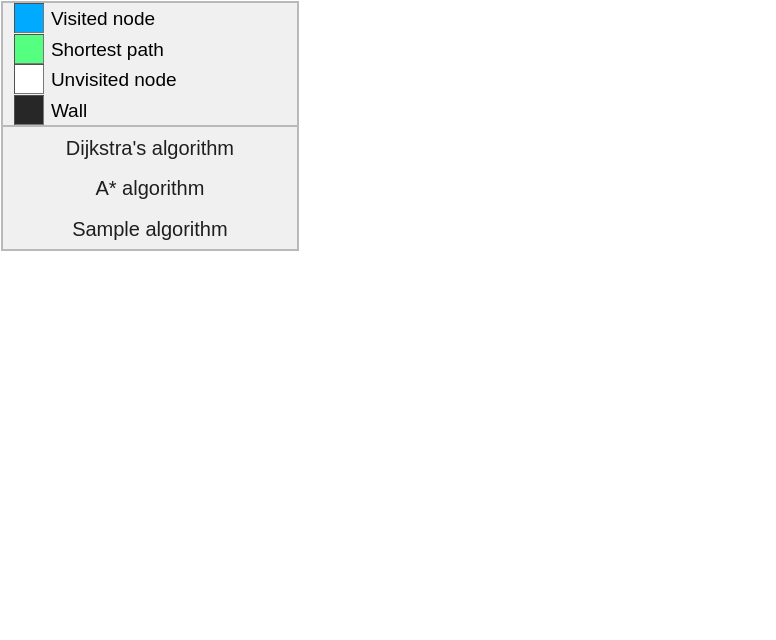
<?xml version="1.0" encoding="UTF-8"?>
<ui version="4.0">
 <class>MenuFrame</class>
 <widget class="QFrame" name="MenuFrame">
  <property name="geometry">
   <rect>
    <x>0</x>
    <y>0</y>
    <width>776</width>
    <height>640</height>
   </rect>
  </property>
  <property name="minimumSize">
   <size>
    <width>300</width>
    <height>0</height>
   </size>
  </property>
  <property name="maximumSize">
   <size>
    <width>99999</width>
    <height>16777215</height>
   </size>
  </property>
  <property name="windowTitle">
   <string>Frame</string>
  </property>
  <property name="styleSheet">
   <string notr="true">background-color: transparent;
</string>
  </property>
  <widget class="QFrame" name="frame">
   <property name="geometry">
    <rect>
     <x>0</x>
     <y>0</y>
     <width>300</width>
     <height>252</height>
    </rect>
   </property>
   <property name="minimumSize">
    <size>
     <width>300</width>
     <height>0</height>
    </size>
   </property>
   <property name="maximumSize">
    <size>
     <width>300</width>
     <height>16777215</height>
    </size>
   </property>
   <property name="frameShape">
    <enum>QFrame::StyledPanel</enum>
   </property>
   <property name="frameShadow">
    <enum>QFrame::Raised</enum>
   </property>
   <layout class="QVBoxLayout" name="verticalLayout">
    <property name="spacing">
     <number>0</number>
    </property>
    <property name="leftMargin">
     <number>0</number>
    </property>
    <property name="topMargin">
     <number>0</number>
    </property>
    <property name="rightMargin">
     <number>0</number>
    </property>
    <property name="bottomMargin">
     <number>0</number>
    </property>
    <item>
     <widget class="QFrame" name="ExpandingFrame">
      <property name="sizePolicy">
       <sizepolicy hsizetype="Expanding" vsizetype="Expanding">
        <horstretch>0</horstretch>
        <verstretch>0</verstretch>
       </sizepolicy>
      </property>
      <property name="minimumSize">
       <size>
        <width>0</width>
        <height>0</height>
       </size>
      </property>
      <property name="maximumSize">
       <size>
        <width>300</width>
        <height>16777215</height>
       </size>
      </property>
      <property name="styleSheet">
       <string notr="true">background-color: rgb(240, 240, 240);
</string>
      </property>
      <property name="frameShape">
       <enum>QFrame::StyledPanel</enum>
      </property>
      <property name="frameShadow">
       <enum>QFrame::Raised</enum>
      </property>
      <layout class="QVBoxLayout" name="verticalLayout_3">
       <property name="spacing">
        <number>0</number>
       </property>
       <property name="leftMargin">
        <number>0</number>
       </property>
       <property name="topMargin">
        <number>0</number>
       </property>
       <property name="rightMargin">
        <number>0</number>
       </property>
       <property name="bottomMargin">
        <number>0</number>
       </property>
       <item>
        <widget class="QFrame" name="InfoMenu">
         <property name="sizePolicy">
          <sizepolicy hsizetype="Preferred" vsizetype="Expanding">
           <horstretch>0</horstretch>
           <verstretch>0</verstretch>
          </sizepolicy>
         </property>
         <property name="frameShape">
          <enum>QFrame::StyledPanel</enum>
         </property>
         <property name="frameShadow">
          <enum>QFrame::Raised</enum>
         </property>
         <layout class="QVBoxLayout" name="verticalLayout_5">
          <property name="spacing">
           <number>0</number>
          </property>
          <property name="leftMargin">
           <number>11</number>
          </property>
          <property name="topMargin">
           <number>0</number>
          </property>
          <property name="rightMargin">
           <number>0</number>
          </property>
          <property name="bottomMargin">
           <number>0</number>
          </property>
          <item>
           <layout class="QHBoxLayout" name="horizontalLayout_9">
            <property name="spacing">
             <number>7</number>
            </property>
            <item>
             <widget class="QLabel" name="label_15">
              <property name="minimumSize">
               <size>
                <width>30</width>
                <height>30</height>
               </size>
              </property>
              <property name="maximumSize">
               <size>
                <width>30</width>
                <height>30</height>
               </size>
              </property>
              <property name="sizeIncrement">
               <size>
                <width>0</width>
                <height>0</height>
               </size>
              </property>
              <property name="styleSheet">
               <string notr="true">background-color: rgb(0, 170, 255);
border-width : 1.2px;
border-style: inset;
border-color: rgb(80, 80, 80);</string>
              </property>
              <property name="text">
               <string/>
              </property>
             </widget>
            </item>
            <item>
             <widget class="QLabel" name="label_16">
              <property name="font">
               <font>
                <family>Nirmala UI</family>
                <pointsize>14</pointsize>
               </font>
              </property>
              <property name="text">
               <string>Visited node</string>
              </property>
             </widget>
            </item>
           </layout>
          </item>
          <item>
           <layout class="QHBoxLayout" name="horizontalLayout_6">
            <property name="spacing">
             <number>7</number>
            </property>
            <item>
             <widget class="QLabel" name="label_9">
              <property name="minimumSize">
               <size>
                <width>30</width>
                <height>30</height>
               </size>
              </property>
              <property name="maximumSize">
               <size>
                <width>30</width>
                <height>30</height>
               </size>
              </property>
              <property name="styleSheet">
               <string notr="true">background-color: rgb(85, 255, 127);
border-width : 1.2px;
border-style: inset;
border-color: rgb(80, 80, 80);</string>
              </property>
              <property name="text">
               <string/>
              </property>
             </widget>
            </item>
            <item>
             <widget class="QLabel" name="label_10">
              <property name="font">
               <font>
                <family>Nirmala UI</family>
                <pointsize>14</pointsize>
               </font>
              </property>
              <property name="text">
               <string>Shortest path</string>
              </property>
             </widget>
            </item>
           </layout>
          </item>
          <item>
           <layout class="QHBoxLayout" name="horizontalLayout_8">
            <property name="spacing">
             <number>7</number>
            </property>
            <item>
             <widget class="QLabel" name="label_13">
              <property name="minimumSize">
               <size>
                <width>30</width>
                <height>30</height>
               </size>
              </property>
              <property name="maximumSize">
               <size>
                <width>30</width>
                <height>30</height>
               </size>
              </property>
              <property name="styleSheet">
               <string notr="true">background-color: rgb(255, 255, 255);

border-width : 1.2px;
border-style: inset;
border-color: rgb(80, 80, 80);</string>
              </property>
              <property name="text">
               <string/>
              </property>
             </widget>
            </item>
            <item>
             <widget class="QLabel" name="label_14">
              <property name="font">
               <font>
                <family>Nirmala UI</family>
                <pointsize>14</pointsize>
               </font>
              </property>
              <property name="text">
               <string>Unvisited node</string>
              </property>
             </widget>
            </item>
           </layout>
          </item>
          <item>
           <layout class="QHBoxLayout" name="horizontalLayout_7">
            <property name="spacing">
             <number>7</number>
            </property>
            <item>
             <widget class="QLabel" name="label_11">
              <property name="minimumSize">
               <size>
                <width>30</width>
                <height>30</height>
               </size>
              </property>
              <property name="maximumSize">
               <size>
                <width>30</width>
                <height>30</height>
               </size>
              </property>
              <property name="styleSheet">
               <string notr="true">background-color: rgb(39, 39, 39);
border-width : 1.2px;
border-style: inset;
border-color: rgb(80, 80, 80);</string>
              </property>
              <property name="text">
               <string/>
              </property>
             </widget>
            </item>
            <item>
             <widget class="QLabel" name="label_12">
              <property name="font">
               <font>
                <family>Nirmala UI</family>
                <pointsize>14</pointsize>
               </font>
              </property>
              <property name="text">
               <string>Wall</string>
              </property>
             </widget>
            </item>
           </layout>
          </item>
         </layout>
        </widget>
       </item>
       <item>
        <widget class="QFrame" name="AlgorithmsMenu">
         <property name="sizePolicy">
          <sizepolicy hsizetype="Preferred" vsizetype="Expanding">
           <horstretch>0</horstretch>
           <verstretch>0</verstretch>
          </sizepolicy>
         </property>
         <property name="frameShape">
          <enum>QFrame::StyledPanel</enum>
         </property>
         <property name="frameShadow">
          <enum>QFrame::Raised</enum>
         </property>
         <layout class="QVBoxLayout" name="verticalLayout_4">
          <property name="spacing">
           <number>0</number>
          </property>
          <property name="leftMargin">
           <number>0</number>
          </property>
          <property name="topMargin">
           <number>0</number>
          </property>
          <property name="rightMargin">
           <number>0</number>
          </property>
          <property name="bottomMargin">
           <number>0</number>
          </property>
          <item>
           <widget class="QPushButton" name="pushButtonDijkAlg">
            <property name="sizePolicy">
             <sizepolicy hsizetype="Minimum" vsizetype="Expanding">
              <horstretch>0</horstretch>
              <verstretch>0</verstretch>
             </sizepolicy>
            </property>
            <property name="maximumSize">
             <size>
              <width>16777215</width>
              <height>16777215</height>
             </size>
            </property>
            <property name="font">
             <font>
              <pointsize>15</pointsize>
             </font>
            </property>
            <property name="styleSheet">
             <string notr="true"> QPushButton {
    background-color: transparent;
	color: rgb(30, 30, 30);
 	border: 0px;
 }
 QPushButton:pressed {
	background-color: rgb(180, 180, 180);
 }
 QPushButton:hover {
	background-color: rgb(220, 220, 220);
 }</string>
            </property>
            <property name="text">
             <string>Dijkstra's algorithm</string>
            </property>
           </widget>
          </item>
          <item>
           <widget class="QPushButton" name="pushButtonAStarAlg">
            <property name="sizePolicy">
             <sizepolicy hsizetype="Expanding" vsizetype="Expanding">
              <horstretch>0</horstretch>
              <verstretch>0</verstretch>
             </sizepolicy>
            </property>
            <property name="minimumSize">
             <size>
              <width>0</width>
              <height>0</height>
             </size>
            </property>
            <property name="maximumSize">
             <size>
              <width>16777215</width>
              <height>16777215</height>
             </size>
            </property>
            <property name="font">
             <font>
              <pointsize>15</pointsize>
             </font>
            </property>
            <property name="styleSheet">
             <string notr="true"> QPushButton {
    background-color: transparent;
	color: rgb(30, 30, 30);
 	border: 0px;
 }
 QPushButton:pressed {
	background-color: rgb(180, 180, 180);
 }
 QPushButton:hover {
	background-color: rgb(220, 220, 220);
 }</string>
            </property>
            <property name="text">
             <string>A* algorithm</string>
            </property>
           </widget>
          </item>
          <item>
           <widget class="QPushButton" name="pushButtonSampleAlg">
            <property name="sizePolicy">
             <sizepolicy hsizetype="Minimum" vsizetype="Expanding">
              <horstretch>0</horstretch>
              <verstretch>0</verstretch>
             </sizepolicy>
            </property>
            <property name="maximumSize">
             <size>
              <width>16777215</width>
              <height>16777215</height>
             </size>
            </property>
            <property name="font">
             <font>
              <pointsize>15</pointsize>
             </font>
            </property>
            <property name="styleSheet">
             <string notr="true"> QPushButton {
    background-color: transparent;
	color: rgb(30, 30, 30);
 	border: 0px;
 }
 QPushButton:pressed {
	background-color: rgb(180, 180, 180);
 }
 QPushButton:hover {
	background-color: rgb(220, 220, 220);
 }</string>
            </property>
            <property name="text">
             <string>Sample algorithm</string>
            </property>
           </widget>
          </item>
         </layout>
        </widget>
       </item>
      </layout>
     </widget>
    </item>
   </layout>
  </widget>
 </widget>
 <resources/>
 <connections/>
</ui>
